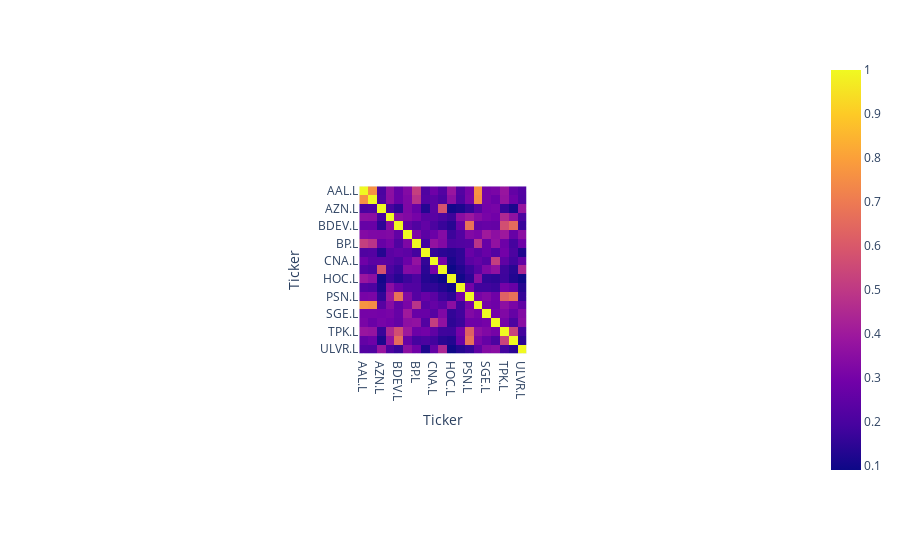

Here is the notebook cell this chart was saved with:
### Markdown cell above
### Correlation Matrix Heatmap

### Code cell
import numpy as np
import datetime as dt
import yfinance as yf
import pandas as pd
import plotly.express as px
from scipy.optimize import minimize 

# Define tickers and time range 
stocklist = ['ULVR.L', 'BNZL.L', 'GSK.L', 'AZN.L', 'BDEV.L', 'KIE.L', 
             'PSN.L', 'TW.L', 'TPK.L', 'BBY.L', 'RIO.L', 'ANTO.L', 
             'AAL.L', 'HOC.L', 'SGE.L', 'CCC.L', 'BP.L', 'CNA.L', 'SSE.L']

# Dates
end_date = dt.datetime.now()
start_date = dt.datetime(2000,1,1)

# Grabbing data
data = yf.download(stocklist, start=start_date, end=end_date)

# Get Adjusted Close Price
Close = data['Adj Close']

# Get Log Normal returns
log_returns = np.log(Close / Close.shift(1))
log_returns = log_returns.dropna()

# Correlation matrix
correlation_matrix = log_returns.corr()

fig = px.imshow(correlation_matrix)
fig.show()

### Figure 1 — Plotly figure (JSON) as saved in the notebook; plotly's stock layout.template omitted (floating-point values rounded to 4 significant figures; data arrays with more than 128 entries replaced by an {"elided": "..."} marker saying what was removed)
{"data": [{"coloraxis": "coloraxis", "hovertemplate": "Ticker: %{x}<br>Ticker: %{y}<br>color: %{z}<extra></extra>", "name": "0", "type": "heatmap", "x": ["AAL.L", "ANTO.L", "AZN.L", "BBY.L", "BDEV.L", "BNZL.L", "BP.L", "CCC.L", "CNA.L", "GSK.L", "HOC.L", "KIE.L", "PSN.L", "RIO.L", "SGE.L", "SSE.L", "TPK.L", "TW.L", "ULVR.L"], "xaxis": "x", "y": ["AAL.L", "ANTO.L", "AZN.L", "BBY.L", "BDEV.L", "BNZL.L", "BP.L", "CCC.L", "CNA.L", "GSK.L", "HOC.L", "KIE.L", "PSN.L", "RIO.L", "SGE.L", "SSE.L", "TPK.L", "TW.L", "ULVR.L"], "yaxis": "y", "z": {"elided": "19x19 float values"}}], "layout": {"autosize": true, "coloraxis": {"colorscale": [[0, "#0d0887"], [0.1111, "#46039f"], [0.2222, "#7201a8"], [0.3333, "#9c179e"], [0.4444, "#bd3786"], [0.5556, "#d8576b"], [0.6667, "#ed7953"], [0.7778, "#fb9f3a"], [0.8889, "#fdca26"], [1, "#f0f921"]]}, "dragmode": "zoom", "margin": {"t": 60}, "xaxis": {"anchor": "y", "autorange": true, "constrain": "domain", "domain": [0.3847, 0.6153], "range": [-0.5, 18.5], "scaleanchor": "y", "showspikes": false, "title": {"text": "Ticker"}, "type": "category"}, "yaxis": {"anchor": "x", "autorange": true, "constrain": "domain", "domain": [0, 1], "range": [18.5, -0.5], "showspikes": false, "title": {"text": "Ticker"}, "type": "category"}}}
